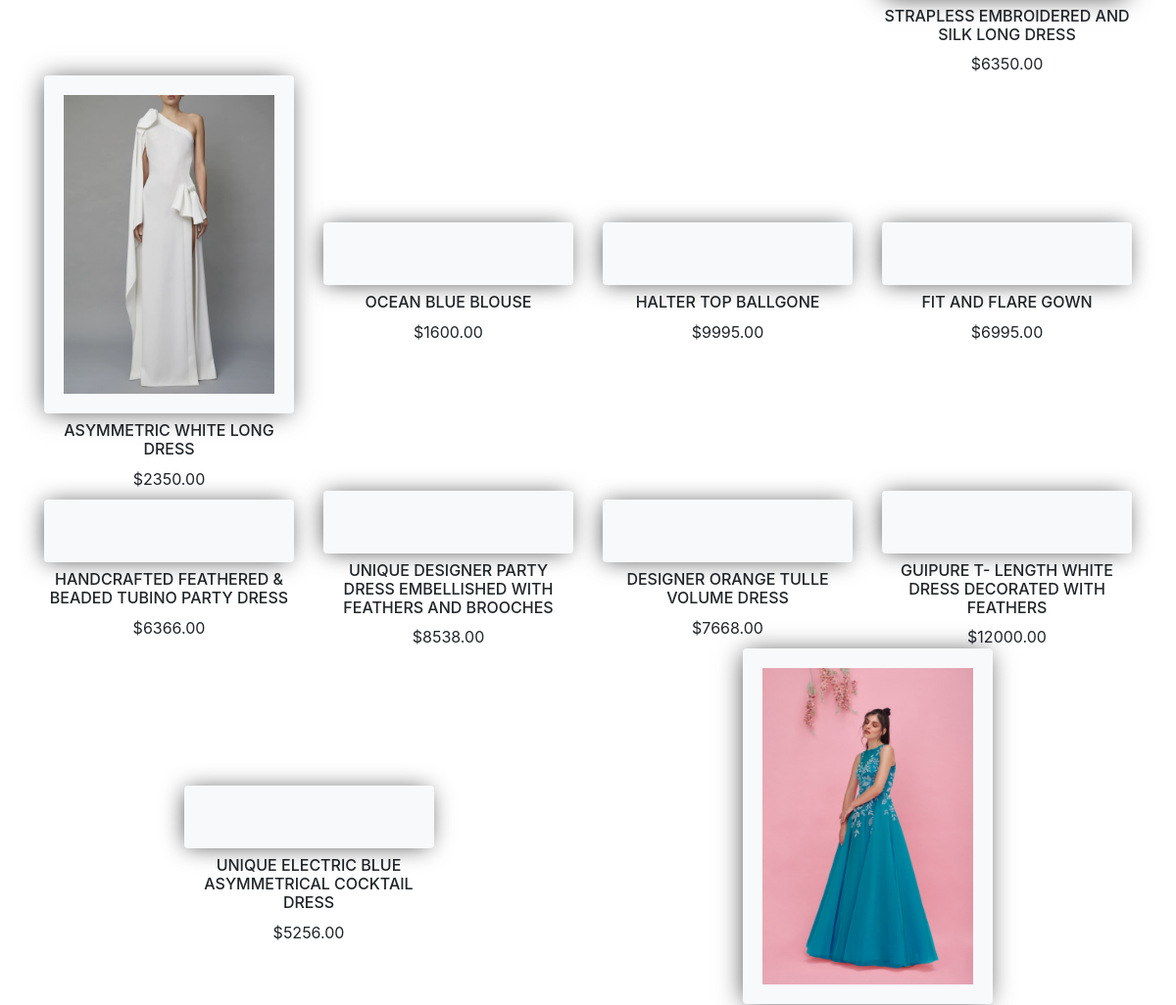
The page /ProductsPage/Dress.php (middle part) on the database as committed earlier.
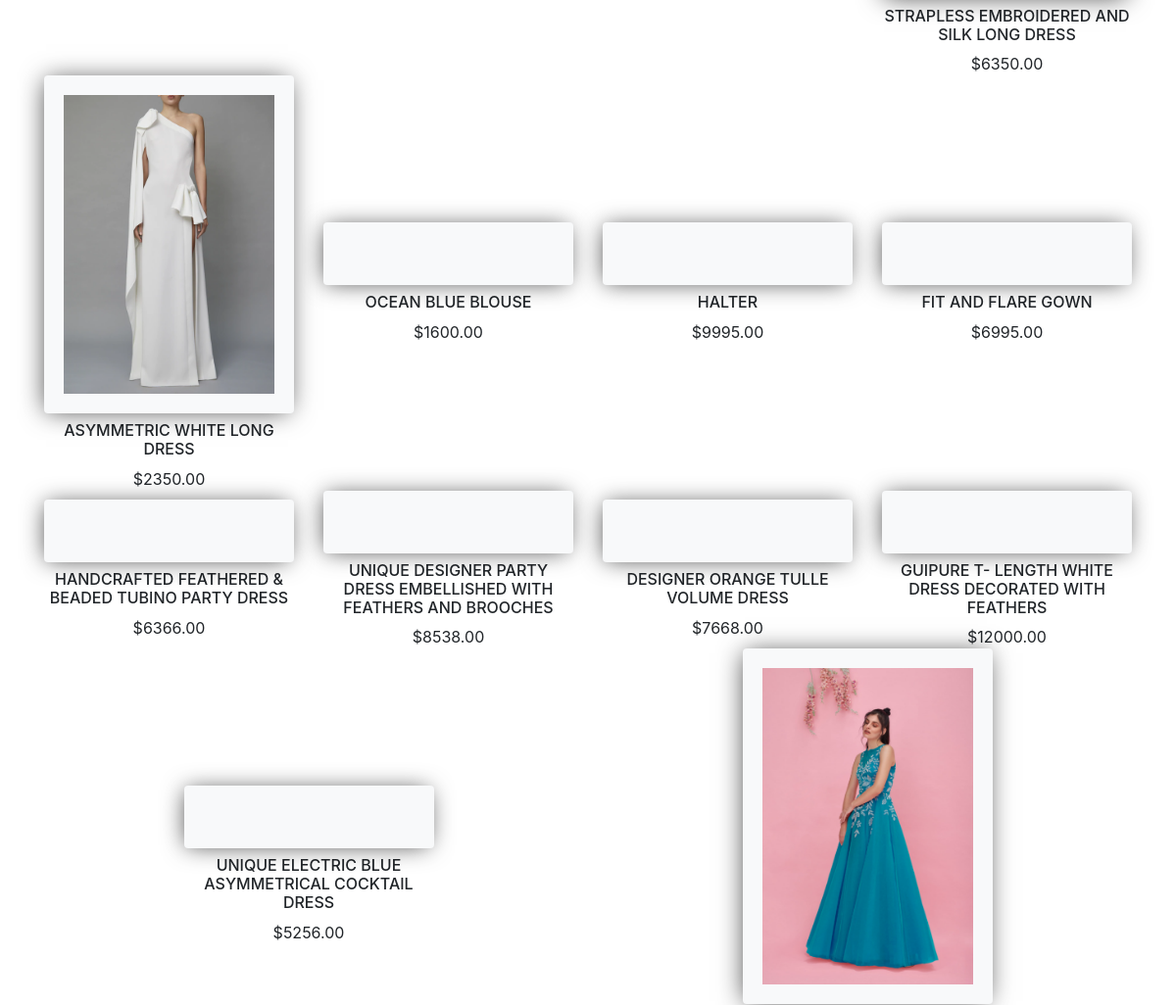
The same page on the database as committed later.
### tables this page shows
CREATE TABLE `products` (
  `product_id` int(11) NOT NULL,
  `product_image` varchar(255) NOT NULL,
  `product_name` varchar(255) NOT NULL,
  `product_category` varchar(255) NOT NULL,
  `product_price` float(110,2) NOT NULL,
  `product_quantity` int(100) NOT NULL,
  `product_color` varchar(255) NOT NULL,
  `product_size` enum('S','M','L','XL','39','40','41','42','43','') NOT NULL,
  `product_description` varchar(255) NOT NULL,
  `is_deleted` tinyint(1) NOT NULL,
  `created_at` timestamp NOT NULL DEFAULT current_timestamp(),
  `updated_at` timestamp NOT NULL DEFAULT current_timestamp()
);

### ProductsPage/Dress.php (the view, shortened to what this page needs)
<?php
include_once "../connection.php";
?>
<!DOCTYPE html>
<html lang="en">
<head>
    <link rel="stylesheet" href="../css/style.css">
    <link rel="stylesheet" href="./css/bootstrap.css">
    <link rel="stylesheet" href="https://cdnjs.cloudflare.com/ajax/libs/twitter-bootstrap/4.1.3/css/bootstrap.min.css">
    <link rel="stylesheet" href="https://cdnjs.cloudflare.com/ajax/libs/ionicons/2.0.1/css/ionicons.min.css">
    <link rel="stylesheet" href="./product.css">
    <link rel="stylesheet" href="../css/footer.css">
</head>
<body>
<section class="shop">
    <div class="container">
        <div class="row">
        <?php
$sql_query="SELECT * FROM products ;";
$result = $conn->query($sql_query);
$result_check4= mysqli_num_rows($result);
if($result_check4 > 0){
    while($row=mysqli_fetch_assoc($result)){
        $img=$row['product_image'];
        $productName=$row['product_name'];
        $price=$row['product_price'];
        $category=$row['product_category'];
        if($category ==='Dress'){
        ?>
            <div class="col-lg-3 text-center m-auto ">
                <div class="card border-0 bg-light mb-2">
                    <div class="card-body">
                        <a href="../singleProduct.php?id=<?php echo $row['product_id']?>"><img src="../<?php echo $img ?>" class="img-fluid " alt=""></a>
                    </div>
                </div>
                <h6><?php  echo $productName ?></h6>
                <p>$<?php echo $price ?></p>
            </div>
            <?php
            }
        }
    }
 ?>
        </div>
    </div>
</section>
</body>
</html>

Rows that differ between the two databases and show on the page:
changed products: product_name "HALTER TOP BALLGONE" → "HALTER"
